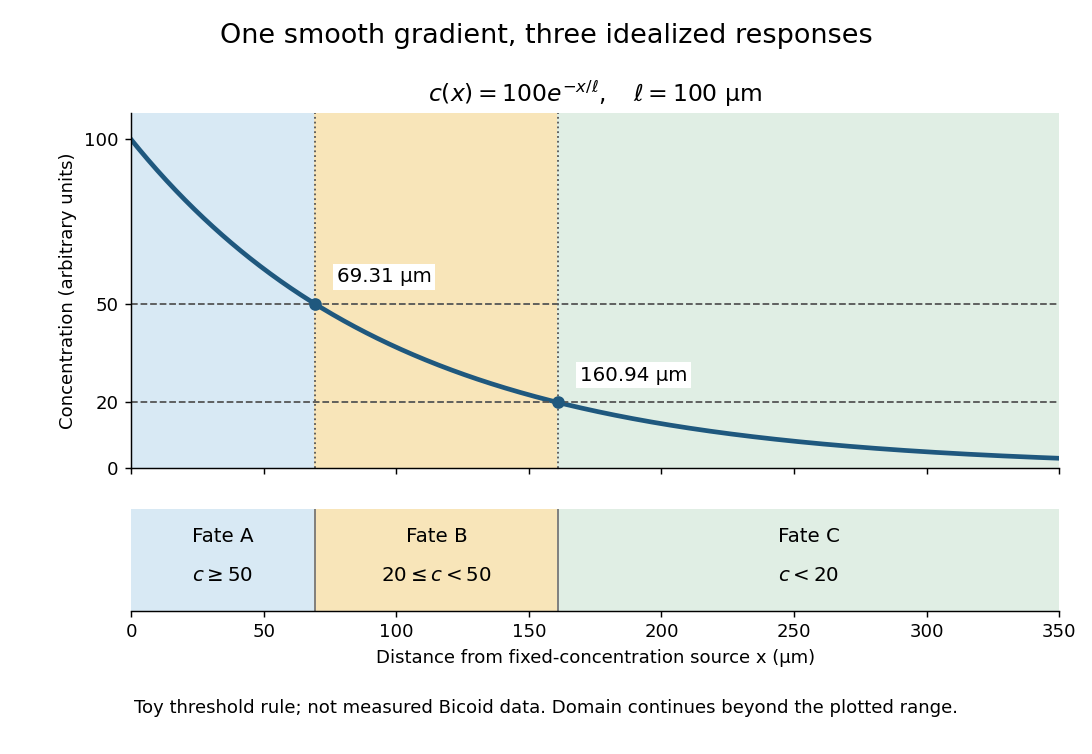

Write Python code to recreate this figure.
"""Plot a toy exponential morphogen gradient and idealized fate bands.

Writes morphogen-gradient-and-thresholds.png to the current directory.
Tested with Python 3.14.4, NumPy 2.3.5, Matplotlib 3.10.7.
All concentrations and parameters are illustrative, not measured Bicoid data.
"""

from pathlib import Path

import matplotlib

matplotlib.use("Agg")
import matplotlib.pyplot as plt
import numpy as np


def main():
    c0, ell = 100.0, 100.0  # arbitrary concentration units; micrometres
    x = np.linspace(0.0, 350.0, 1000)
    boundaries = ell * np.log(c0 / np.array([50.0, 20.0]))
    colors = ["#d8e9f4", "#f8e5b9", "#e0eee4"]
    fig, (ax, bands) = plt.subplots(
        2, 1, figsize=(8.4, 5.8), sharex=True,
        gridspec_kw={"height_ratios": [3.5, 1.0]},
    )
    fig.subplots_adjust(left=0.12, right=0.97, top=0.85, bottom=0.19, hspace=0.18)
    fig.patch.set_facecolor("white")
    edges = [0.0, *boundaries, x[-1]]
    for i, (left, right) in enumerate(zip(edges[:-1], edges[1:])):
        ax.axvspan(left, right, color=colors[i])
        bands.axvspan(left, right, color=colors[i])
        bands.text((left + right) / 2, 0.68, f"Fate {'ABC'[i]}", ha="center", fontsize=11)
        bands.text((left + right) / 2, 0.29,
                   [r"$c\geq50$", r"$20\leq c<50$", r"$c<20$"][i],
                   ha="center", fontsize=11)
    ax.plot(x, c0 * np.exp(-x / ell), lw=2.6, color="#1f587e")
    for threshold, boundary in zip([50, 20], boundaries):
        ax.axhline(threshold, color="#555555", ls="--", lw=1)
        ax.axvline(boundary, color="#555555", ls=":", lw=1)
        ax.plot(boundary, threshold, "o", color="#1f587e", ms=6)
        ax.annotate(f"{boundary:.2f} µm", (boundary, threshold),
                    xytext=(12, 12), textcoords="offset points", fontsize=11,
                    bbox={"facecolor": "white", "edgecolor": "none", "pad": 2})
        bands.axvline(boundary, color="#777777", lw=1)
    ax.set(xlim=(0, 350), ylim=(0, 108), ylabel="Concentration (arbitrary units)")
    ax.set_yticks([0, 20, 50, 100])
    ax.set_title(r"$c(x)=100e^{-x/\ell},\quad\ell=100\ \mathrm{µm}$", fontsize=13)
    ax.spines[["top", "right"]].set_visible(False)
    ax.tick_params(labelsize=10)
    bands.set(ylim=(0, 1), yticks=[], xlabel="Distance from fixed-concentration source x (µm)")
    bands.spines[["left", "top", "right"]].set_visible(False)
    bands.set_xticks([0, 50, 100, 150, 200, 250, 300, 350])
    fig.suptitle("One smooth gradient, three idealized responses", fontsize=15, y=0.97)
    fig.text(0.5, 0.055, "Toy threshold rule; not measured Bicoid data. Domain continues beyond the plotted range.",
             ha="center", fontsize=10)
    fig.savefig(Path.cwd() / (Path(__file__).stem + ".png"), dpi=130, facecolor="white", transparent=False)
    plt.close(fig)


if __name__ == "__main__":
    main()
